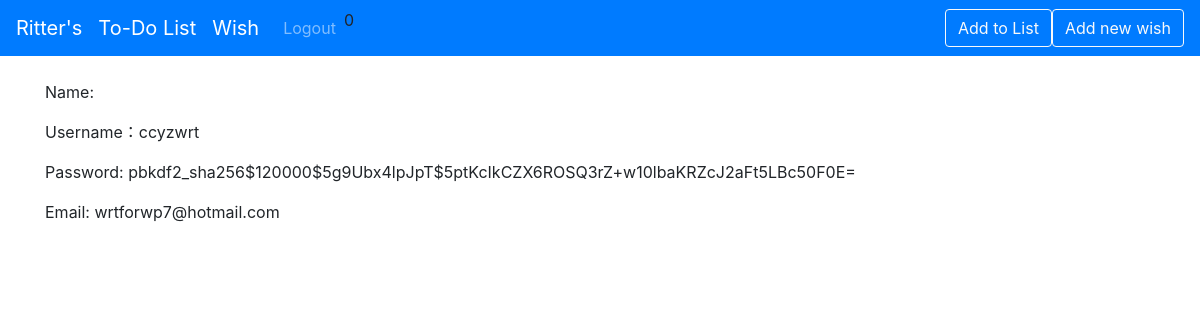
/profile/ (signed in), run on an earlier commit of the app's database.
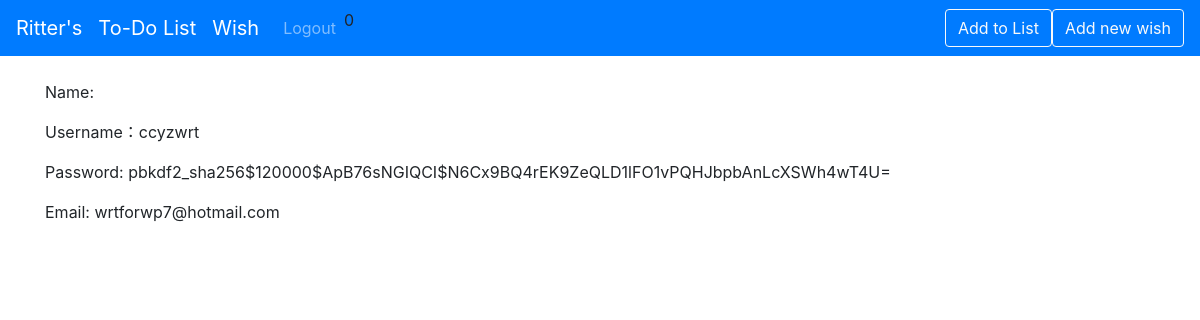
And on a later commit of the database.
### authentication/models.py (models this page shows)
class CustomUser(AbstractUser):
    points = models.IntegerField(default = 0)

### authentication/views.py (the view)
# urls.py: path('profile/',views.profile,name='profile'),
def profile(request):
    return render(request, 'auth/profile.html', {})

### authentication/templates/auth/profile.html
{% extends 'base.html' %}
{% block content %}
{% if user.is_authenticated %}
<p>Name: {{ user.first_name}} {{user.last_name}}</p>
<p>Username：{{ user.username }}</p>
<p>Password: {{ user.password }}</p>
<p>Email: {{ user.email }}</p>
{% else%}
<p>Not login</p>
{% endif%}
{% endblock %}

### templates/base.html (shortened to what this page needs)
{% load static %}
<!doctype html>
<html lang="en">
<head>
  <link rel="stylesheet" href="https://stackpath.bootstrapcdn.com/bootstrap/4.3.1/css/bootstrap.min.css"
>
</head>
<body>
  <nav class="navbar navbar-expand-lg navbar-dark bg-primary">
    <a class="navbar-brand" href="{% url 'index' %}">Ritter's</a>
    <a class="navbar-brand" href="{% url 'home' %}">To-Do List</a>
    <a class="navbar-brand" href="{% url 'wish' %}">Wish</a>
    <div class="collapse navbar-collapse" id="navbarSupportedContent">
      <ul class="navbar-nav mr-auto">
        {% if user.is_authenticated %}
        <li class='nav-item'>
          <a class='nav-link' href="{% url 'logout-user'%}">Logout</a>
        </li>
        <li>
          <p>{{ user.points }}</p>
        </li>
        {% else %}
        <li class='nav-item'>
          <a class='nav-link' href="{% url 'login-user' %}">Login</a>
        </li>
        {% endif %}
      </ul>
      {% if user.is_authenticated %}
      <button class="btn btn-outline-light my-2 my-sm-0" type="button" data-toggle="modal" data-target="#addToList">
        Add to List
      </button>
      <button type="button" class="btn btn-outline-light my-2 my-sm-0" data-toggle="modal" data-target="#addWish">
        Add new wish
      </button>
      {% endif %}
    </div>
  </nav>
  <br />
  <div class='container'>
    {% block content %}
    {% endblock %}
  </div>
</body>
</html>

What changed in the data, as far as the page shows it:
changed CustomUser "ccyzwrt": password "pbkdf2_sha256$120000$5g9Ubx4lpJpT$5ptKcIkCZX6ROSQ3rZ+w10lbaKRZcJ2aFt5LBc50F0E=" → "pbkdf2_sha256$120000$ApB76sNGIQCI$N6Cx9BQ4rEK9ZeQLD1lFO1vPQHJbpbAnLcXSWh4wT4U="
